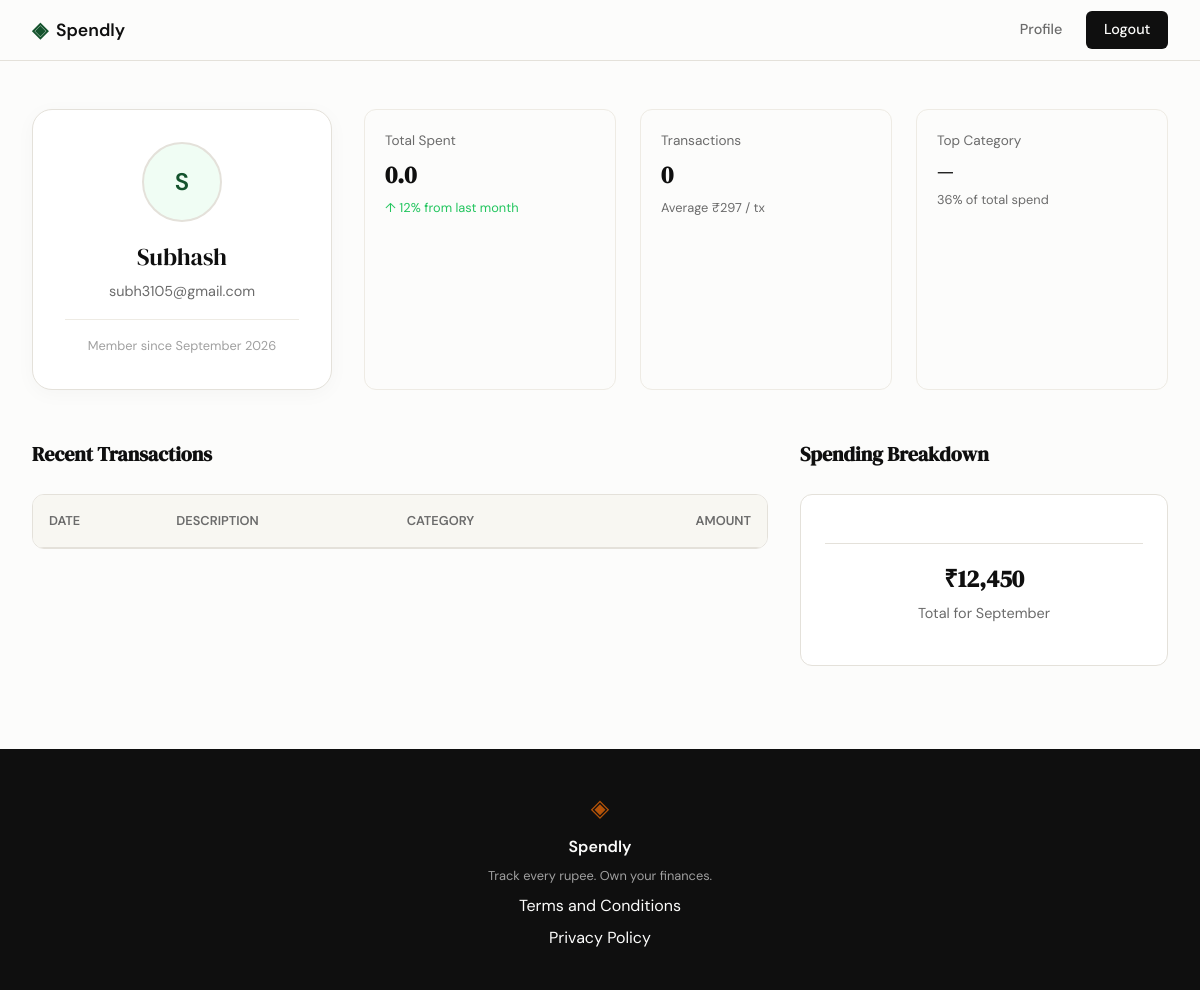
/profile (signed in), run on an earlier commit of the app's database.
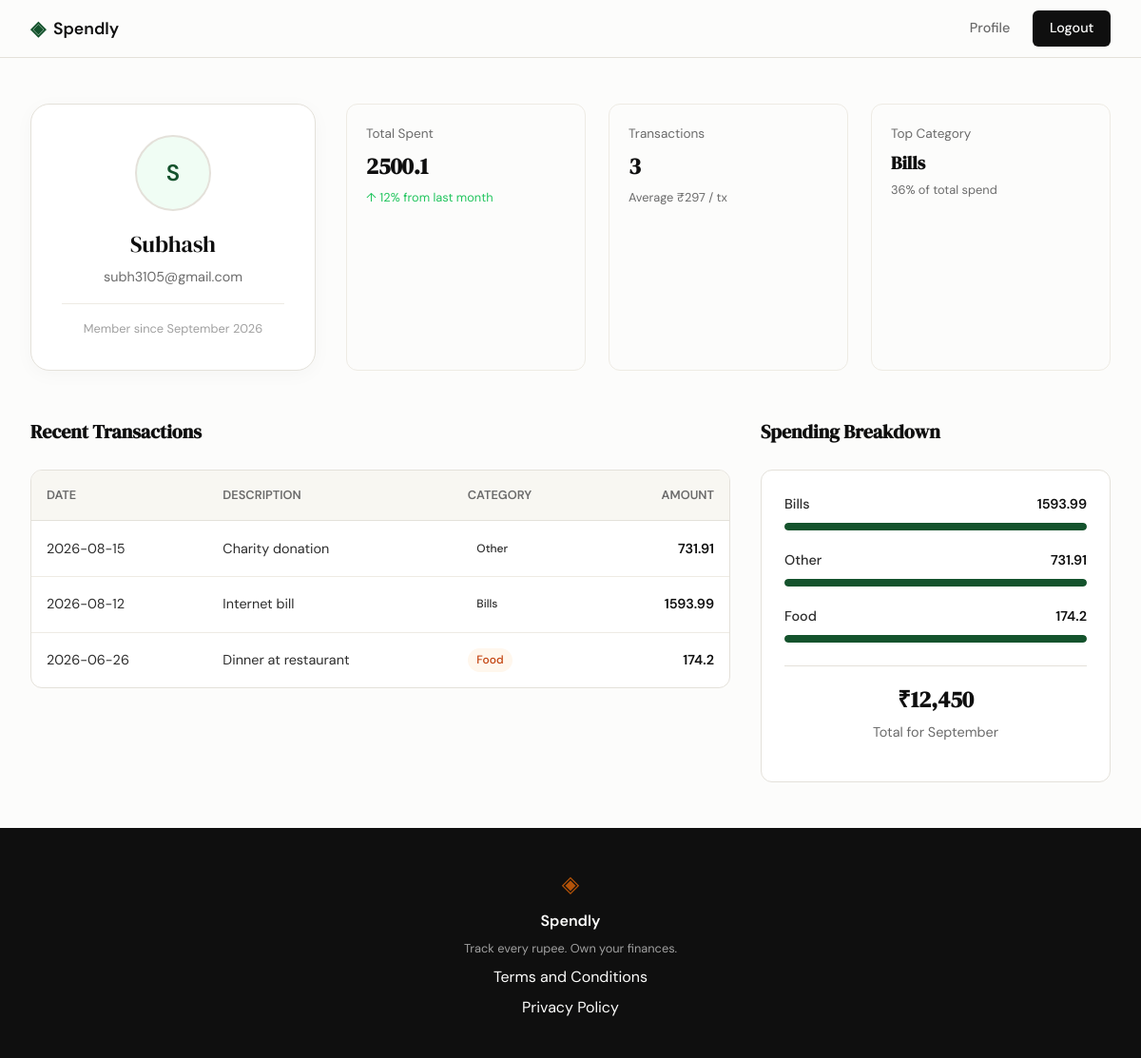
And on a later commit of the database.
### tables this page shows
CREATE TABLE users (
                id INTEGER PRIMARY KEY AUTOINCREMENT,
                name TEXT NOT NULL,
                email TEXT UNIQUE NOT NULL,
                password_hash TEXT NOT NULL,
                created_at TEXT DEFAULT (datetime('now'))
            );

CREATE TABLE expenses (
                id INTEGER PRIMARY KEY AUTOINCREMENT,
                user_id INTEGER NOT NULL,
                amount REAL NOT NULL,
                category TEXT NOT NULL,
                date TEXT NOT NULL,
                description TEXT,
                created_at TEXT DEFAULT (datetime('now')),
                FOREIGN KEY (user_id) REFERENCES users (id) ON DELETE CASCADE
            );

### app.py (the view)
@app.route("/profile")
@login_required
def profile():
    user = get_user_by_id(session["user_id"])
    stats = get_summary_stats(session["user_id"])
    transactions = get_recent_transactions(session["user_id"])
    categories = get_category_breakdown(session["user_id"])
    return render_template(
        "profile.html",
        user=user,
        stats=stats,
        transactions=transactions,
        categories=categories
    )

### app.py (called while the page is built)
def login_required(f):
    @wraps(f)
    def decorated_function(*args, **kwargs):
        if "user_id" not in session:
            flash("Please log in to access this page.", "error")
            return redirect(url_for("login"))
        return f(*args, **kwargs)
    return decorated_function

### database/db.py (called while the page is built)
def get_db():
    conn = sqlite3.connect(DATABASE_PATH)
    conn.row_factory = sqlite3.Row
    conn.execute("PRAGMA foreign_keys = ON")
    return conn

### database/queries.py (called while the page is built)
def get_user_by_id(user_id):
    with get_db() as conn:
        user = conn.execute(
            "SELECT name, email, created_at FROM users WHERE id = ?",
            (user_id,)
        ).fetchone()
        if user:
            dt = datetime.fromisoformat(user["created_at"])
            return {
                "name": user["name"],
                "email": user["email"],
                "member_since": dt.strftime("%B %Y"),
                "initials": "".join([n[0].upper() for n in user["name"].split()])
            }
        return None

def get_summary_stats(user_id):
    with get_db() as conn:
        stats = conn.execute(
            "SELECT SUM(amount) as total, COUNT(*) as count FROM expenses WHERE user_id = ?",
            (user_id,)
        ).fetchone()
        total_spent = stats["total"] or 0.0
        transaction_count = stats["count"] or 0
        top_cat_row = conn.execute(
            """
            SELECT category FROM expenses
            WHERE user_id = ?
            GROUP BY category
            ORDER BY SUM(amount) DESC
            LIMIT 1
            """,
            (user_id,)
        ).fetchone()
        top_category = top_cat_row["category"] if top_cat_row else "—"
        return {
            "total_spent": total_spent,
            "transaction_count": transaction_count,
            "top_category": top_category
        }

def get_recent_transactions(user_id, limit=10):
    with get_db() as conn:
        rows = conn.execute(
            """
            SELECT date, description, category, amount
            FROM expenses
            WHERE user_id = ?
            ORDER BY date DESC, created_at DESC
            LIMIT ?
            """,
            (user_id, limit)
        ).fetchall()
        return [dict(row) for row in rows]

### templates/profile.html (shortened to what this page needs)
{% extends "base.html" %}
{% block content %}
<div class="profile-container">
    <div class="profile-header">
        <div class="user-card">
            <div class="avatar">{{ user.initials }}</div>
            <div class="user-name">{{ user.name }}</div>
            <div class="user-email">{{ user.email }}</div>
            <div class="user-meta">Member since {{ user.member_since }}</div>
        </div>
        <div class="stats-grid">
            <div class="stat-box">
                <span class="stat-label">Total Spent</span>
                <span class="stat-value">{{ stats.total_spent }}</span>
                <span class="stat-trend positive">↑ 12% from last month</span>
            </div>
            <div class="stat-box">
                <span class="stat-label">Transactions</span>
                <span class="stat-value">{{ stats.transaction_count }}</span>
                <span class="stat-trend">Average ₹297 / tx</span>
            </div>
            <div class="stat-box">
                <span class="stat-label">Top Category</span>
                <span class="stat-value" style="font-size: 1.2rem;">{{ stats.top_category }}</span>
                <span class="stat-trend">36% of total spend</span>
            </div>
        </div>
    </div>
    <div class="profile-section">
        <div style="display: grid; grid-template-columns: 2fr 1fr; gap: 2rem;">
            <div>
                <h2 class="section-title">Recent Transactions</h2>
                <div class="tx-card">
                    <table class="tx-table">
                        <thead>
                            <tr>
                                <th>Date</th>
                                <th>Description</th>
                                <th>Category</th>
                                <th style="text-align: right;">Amount</th>
                            </tr>
                        </thead>
                        <tbody>
                            {% for tx in transactions %}
                            <tr>
                                <td>{{ tx.date }}</td>
                                <td>{{ tx.description }}</td>
                                <td>
                                    <span class="badge badge-{{ tx.category.split(' ')[0]|lower }}">
                                        {{ tx.category }}
                                    </span>
                                </td>
                                <td style="text-align: right; font-weight: 600; color: var(--ink);">
                                    {{ tx.amount }}
                                </td>
                            </tr>
                            {% endfor %}
                        </tbody>
                    </table>
                </div>
            </div>
            <div>
                <h2 class="section-title">Spending Breakdown</h2>
                <div class="cat-card">
                    {% for cat in categories %}
                    <div class="cat-row">
                        <div class="cat-info">
                            <span class="cat-name">{{ cat.name }}</span>
                            <span class="cat-amount">{{ cat.amount }}</span>
                        </div>
                        <div class="progress-track">
                            <div class="progress-fill" style="width: {{ cat.percentage }}%;"></div>
                        </div>
                    </div>
                    {% endfor %}
                    <div style="margin-top: 1.5rem; padding-top: 1rem; border-top: 1px solid var(--border); text-align: center;">
                        <div class="stat-value" style="font-size: 1.5rem; margin-bottom: 0.25rem;">₹12,450</div>
                        <div class="user-email">Total for September</div>
                    </div>
                </div>
            </div>
        </div>
    </div>
</div>
{% endblock %}

### templates/base.html (shortened to what this page needs)
<!DOCTYPE html>
<html lang="en">
<head>
    <link rel="stylesheet" href="{{ url_for('static', filename='css/style.css') }}">
</head>
<body>
    <nav class="navbar">
        <div class="nav-inner">
            <a href="{{ url_for('landing') }}" class="nav-brand">
                <span class="brand-icon">◈</span>
                <span class="brand-name">Spendly</span>
            </a>
            <div class="nav-links">
                {% if session.get('user_id') %}
                    <a href="{{ url_for('profile') }}">Profile</a>
                    <a href="{{ url_for('logout') }}" class="nav-cta">Logout</a>
                {% else %}
                    <a href="{{ url_for('login') }}">Sign in</a>
                    <a href="{{ url_for('register') }}" class="nav-cta">Get started</a>
                {% endif %}
            </div>
        </div>
    </nav>
    <main class="main-content">
        {% block content %}{% endblock %}
    </main>
    <footer class="footer">
        <div class="footer-inner">
            <span class="brand-icon">◈</span>
            <span class="footer-name">Spendly</span>
            <p class="footer-copy">Track every rupee. Own your finances.</p>
            <a href="{{ url_for('terms') }}">Terms and Conditions</a>
            <a href="{{ url_for('privacy') }}">Privacy Policy</a>
        </div>
    </footer>
</body>
</html>

### static/css/style.css (style rules this page uses)
:root { --ink: #0f0f0f; --ink-soft: #2d2d2d; --ink-muted: #6b6b6b; --ink-faint: #a0a0a0; --paper: #fcfcfb; --paper-warm: #f8f7f2; --paper-card: #ffffff; --accent: #14532d; --accent-light: #f0fdf4; --accent-2: #b45309; --accent-2-light: #fffbeb; --danger: #c0392b; --danger-light: #fdecea; --border: #e4e1da; --border-soft: #eeebe4; --font-display: 'DM Serif Display', Georgia, serif; --font-body: 'DM Sans', system-ui, sans-serif; --max-width: 1200px; --auth-width: 440px; --radius-sm: 6px; --radius-md: 12px; --radius-lg: 20px; }
*, *::before, *::after { box-sizing: border-box; margin: 0; padding: 0; }
html { font-size: 16px; scroll-behavior: smooth; }
body { background: var(--paper); color: var(--ink); font-family: var(--font-body); font-size: 1rem; line-height: 1.6; -webkit-font-smoothing: antialiased; }
a { color: inherit; text-decoration: none; }
.navbar { position: sticky; top: 0; z-index: 100; background: var(--paper); border-bottom: 1px solid var(--border); padding: 0 2rem; }
.nav-inner { max-width: var(--max-width); margin: 0 auto; height: 60px; display: flex; align-items: center; justify-content: space-between; }
.nav-brand { display: flex; align-items: center; gap: 0.5rem; font-family: var(--font-body); font-weight: 600; font-size: 1.1rem; color: var(--ink); }
.brand-icon { color: var(--accent); font-size: 1.3rem; }
.brand-name { color: var(--ink); }
.nav-links { display: flex; align-items: center; gap: 1.5rem; font-size: 0.9rem; font-weight: 500; }
.nav-links a { color: var(--ink-muted); transition: color 0.2s; }
.nav-cta { background: var(--ink) !important; color: var(--paper) !important; padding: 0.45rem 1.1rem; border-radius: var(--radius-sm); transition: background 0.2s !important; }
.main-content { min-height: calc(100vh - 60px - 100px); }
.stat-box { background: var(--paper); border: 1px solid var(--border-soft); border-radius: var(--radius-md); padding: 1.25rem; text-align: left; }
.stat-label { display: block; font-size: 0.85rem; color: var(--ink-muted); margin-bottom: 0.25rem; }
.stat-value { display: block; font-family: var(--font-display); font-size: 1.5rem; font-weight: 600; color: var(--ink); margin-bottom: 0.25rem; }
.stat-trend { display: block; font-size: 0.8rem; color: var(--ink-muted); }
.stat-trend.positive { color: #22c55e; }
.section-title { font-family: var(--font-display); font-size: clamp(1.75rem, 3vw, 2.25rem); color: var(--ink); margin-bottom: 0.75rem; }
.footer { background: var(--ink); color: var(--paper); padding: 2.5rem 2rem; text-align: center; }
.footer-inner { display: flex; flex-direction: column; align-items: center; gap: 0.4rem; }
.footer .brand-icon { color: var(--accent-2); font-size: 1.5rem; }
.footer-name { font-weight: 600; font-size: 1rem; }
.footer-copy { font-size: 0.8rem; color: var(--ink-faint); }

What changed in the data, as far as the page shows it:
added expenses: top_category "Bills", date "2026-08-12", description "Internet bill", category "Bills", amount "1593.99", name "Bills"
added expenses: date "2026-08-15", description "Charity donation", category "Other", amount "731.91", name "Other"
added expenses: date "2026-06-26", description "Dinner at restaurant", category "Food", amount "174.2", name "Food"
Also different on the page:
{{ stats.total_spent }}: "0.0" → "2500.1"
{{ stats.transaction_count }}: "0" → "3"
{{ stats.top_category }}: "—" → (not shown)
